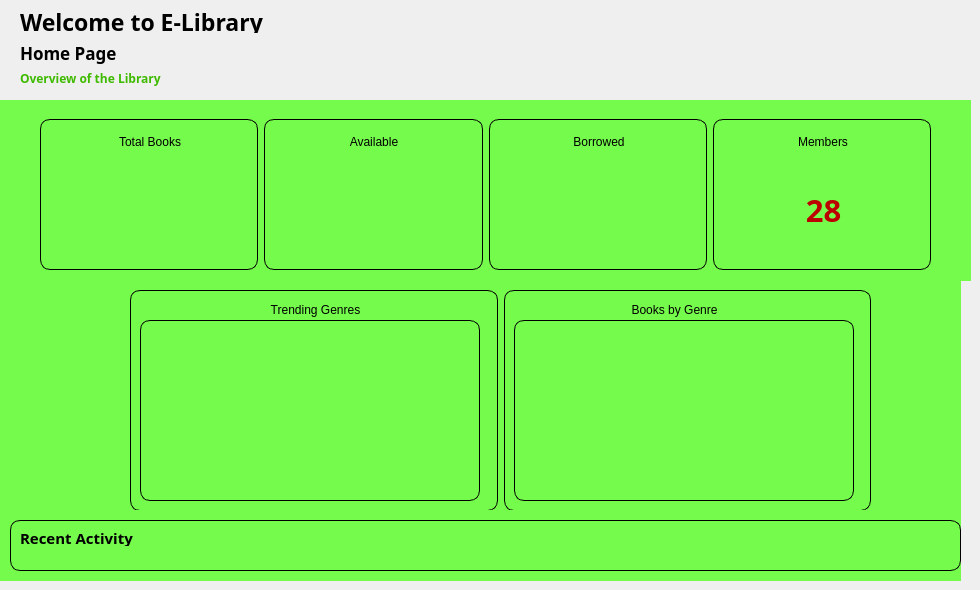
       <widget class="QWidget" name="dashboard_page1">
        <widget class="QLabel" name="label_10">
         <property name="geometry">
          <rect>
           <x>20</x>
           <y>10</y>
           <width>273</width>
           <height>23</height>
          </rect>
         </property>
         <property name="font">
          <font>
           <family>Sitka</family>
           <pointsize>17</pointsize>
           <bold>true</bold>
          </font>
         </property>
         <property name="text">
          <string>Welcome to E-Library </string>
         </property>
        </widget>
        <widget class="QLabel" name="label_11">
         <property name="geometry">
          <rect>
           <x>20</x>
           <y>40</y>
           <width>251</width>
           <height>25</height>
          </rect>
         </property>
         <property name="font">
          <font>
           <family>Sitka</family>
           <pointsize>13</pointsize>
           <bold>true</bold>
          </font>
         </property>
         <property name="text">
          <string>Home Page</string>
         </property>
        </widget>
        <widget class="QLabel" name="label_20">
         <property name="geometry">
          <rect>
           <x>20</x>
           <y>70</y>
           <width>261</width>
           <height>16</height>
          </rect>
         </property>
         <property name="font">
          <font>
           <family>Sitka</family>
           <bold>true</bold>
          </font>
         </property>
         <property name="styleSheet">
          <string notr="true">color: rgb(62, 186, 0);</string>
         </property>
         <property name="text">
          <string>Overview of the Library</string>
         </property>
        </widget>
        <widget class="QWidget" name="dasboard_overview_widget" native="true">
         <property name="geometry">
          <rect>
           <x>0</x>
           <y>100</y>
           <width>971</width>
           <height>181</height>
          </rect>
         </property>
         <property name="styleSheet">
          <string notr="true">QWidget{
	background-color: rgb(117, 251, 76);
}

QFrame {
	border: 1px solid rgb(0, 0, 0);
	border-radius: 10px;
}
QPushButton{
	font: bold 14pt &quot;sitka&quot;;
	border: none;
}
</string>
         </property>
         <widget class="QWidget" name="layoutWidget">
          <property name="geometry">
           <rect>
            <x>40</x>
            <y>19</y>
            <width>891</width>
            <height>151</height>
           </rect>
          </property>
          <layout class="QHBoxLayout" name="horizontalLayout_16">
           <item>
            <widget class="QFrame" name="total_books_frame">
             <property name="frameShape">
              <enum>QFrame::Shape::StyledPanel</enum>
             </property>
             <property name="frameShadow">
              <enum>QFrame::Shadow::Raised</enum>
             </property>
             <widget class="QPushButton" name="pushButton">
              <property name="geometry">
               <rect>
                <x>10</x>
                <y>10</y>
                <width>200</width>
                <height>26</height>
               </rect>
              </property>
              <property name="minimumSize">
               <size>
                <width>200</width>
                <height>0</height>
               </size>
              </property>
              <property name="text">
               <string>Total Books</string>
              </property>
              <property name="icon">
               <iconset resource="resources.qrc">
                <normaloff>:/icons/books_library_icon.svg</normaloff>:/icons/books_library_icon.svg</iconset>
              </property>
              <property name="iconSize">
               <size>
                <width>26</width>
                <height>26</height>
               </size>
              </property>
             </widget>
             <widget class="QLabel" name="total_books_label">
              <property name="geometry">
               <rect>
                <x>60</x>
                <y>60</y>
                <width>101</width>
                <height>61</height>
               </rect>
              </property>
              <property name="font">
               <font>
                <family>Goudy Old Style</family>
                <pointsize>23</pointsize>
                <bold>true</bold>
               </font>
              </property>
              <property name="styleSheet">
               <string notr="true">QLabel {
	color: rgb(188, 0, 0);
	 border:none;
}</string>
              </property>
              <property name="text">
               <string/>
              </property>
              <property name="alignment">
               <set>Qt::AlignmentFlag::AlignCenter</set>
              </property>
             </widget>
            </widget>
           </item>
           <item>
            <widget class="QFrame" name="available_frame">
             <property name="frameShape">
              <enum>QFrame::Shape::StyledPanel</enum>
             </property>
             <property name="frameShadow">
              <enum>QFrame::Shadow::Raised</enum>
             </property>
             <widget class="QPushButton" name="pushButton_2">
              <property name="geometry">
               <rect>
                <x>10</x>
                <y>10</y>
                <width>200</width>
                <height>26</height>
               </rect>
              </property>
              <property name="minimumSize">
               <size>
                <width>200</width>
                <height>0</height>
               </size>
              </property>
              <property name="maximumSize">
               <size>
                <width>200</width>
                <height>16777215</height>
               </size>
              </property>
              <property name="text">
               <string>Available</string>
              </property>
              <property name="icon">
               <iconset resource="resources.qrc">
                <normaloff>:/icons/check_icon.svg</normaloff>:/icons/check_icon.svg</iconset>
              </property>
              <property name="iconSize">
               <size>
                <width>26</width>
                <height>26</height>
               </size>
              </property>
             </widget>
             <widget class="QLabel" name="available_books_label">
              <property name="geometry">
               <rect>
                <x>60</x>
                <y>60</y>
                <width>101</width>
                <height>61</height>
               </rect>
              </property>
              <property name="font">
               <font>
                <family>Goudy Old Style</family>
                <pointsize>23</pointsize>
                <bold>true</bold>
               </font>
              </property>
              <property name="styleSheet">
               <string notr="true">QLabel {
	color: rgb(188, 0, 0);
	 border:none;
}</string>
              </property>
              <property name="text">
               <string/>
              </property>
              <property name="alignment">
               <set>Qt::AlignmentFlag::AlignCenter</set>
              </property>
             </widget>
            </widget>
           </item>
           <item>
            <widget class="QFrame" name="borrowed_frame">
             <property name="frameShape">
              <enum>QFrame::Shape::StyledPanel</enum>
             </property>
             <property name="frameShadow">
              <enum>QFrame::Shadow::Raised</enum>
             </property>
             <widget class="QPushButton" name="pushButton_3">
              <property name="geometry">
               <rect>
                <x>10</x>
                <y>10</y>
                <width>200</width>
                <height>26</height>
               </rect>
              </property>
              <property name="minimumSize">
               <size>
                <width>200</width>
                <height>0</height>
               </size>
              </property>
              <property name="maximumSize">
               <size>
                <width>200</width>
                <height>16777215</height>
               </size>
              </property>
              <property name="text">
               <string>Borrowed</string>
              </property>
              <property name="icon">
               <iconset resource="resources.qrc">
                <normaloff>:/icons/north_east_icon.svg</normaloff>:/icons/north_east_icon.svg</iconset>
              </property>
              <property name="iconSize">
               <size>
                <width>26</width>
                <height>26</height>
               </size>
              </property>
             </widget>
             <widget class="QLabel" name="borrowed_books_label">
              <property name="geometry">
               <rect>
                <x>60</x>
                <y>60</y>
                <width>101</width>
                <height>61</height>
               </rect>
              </property>
              <property name="font">
               <font>
                <family>Goudy Old Style</family>
                <pointsize>23</pointsize>
                <bold>true</bold>
               </font>
              </property>
              <property name="styleSheet">
               <string notr="true">QLabel {
	color: rgb(188, 0, 0);
	 border:none;
}</string>
              </property>
              <property name="text">
               <string/>
              </property>
              <property name="alignment">
               <set>Qt::AlignmentFlag::AlignCenter</set>
              </property>
             </widget>
            </widget>
           </item>
           <item>
            <widget class="QFrame" name="members_frame">
             <property name="frameShape">
              <enum>QFrame::Shape::StyledPanel</enum>
             </property>
             <property name="frameShadow">
              <enum>QFrame::Shadow::Raised</enum>
             </property>
             <widget class="QPushButton" name="pushButton_4">
              <property name="geometry">
               <rect>
                <x>10</x>
                <y>10</y>
                <width>200</width>
                <height>26</height>
               </rect>
              </property>
              <property name="minimumSize">
               <size>
                <width>200</width>
                <height>0</height>
               </size>
              </property>
              <property name="text">
               <string>Members</string>
              </property>
              <property name="icon">
               <iconset resource="resources.qrc">
                <normaloff>:/icons/members_icon.svg</normaloff>:/icons/members_icon.svg</iconset>
              </property>
              <property name="iconSize">
               <size>
                <width>26</width>
                <height>26</height>
               </size>
              </property>
             </widget>
             <widget class="QLabel" name="total_members_label">
              <property name="geometry">
               <rect>
                <x>60</x>
                <y>60</y>
                <width>101</width>
                <height>61</height>
               </rect>
              </property>
              <property name="font">
               <font>
                <family>Goudy Old Style</family>
                <pointsize>23</pointsize>
                <bold>true</bold>
               </font>
              </property>
              <property name="styleSheet">
               <string notr="true">QLabel {
	color: rgb(188, 0, 0);
	 border:none;
}</string>
              </property>
              <property name="text">
               <string>28</string>
              </property>
              <property name="alignment">
               <set>Qt::AlignmentFlag::AlignCenter</set>
              </property>
             </widget>
            </widget>
           </item>
          </layout>
         </widget>
        </widget>
        <widget class="QWidget" name="genre_dashboard_widget" native="true">
         <property name="geometry">
          <rect>
           <x>0</x>
           <y>280</y>
           <width>961</width>
           <height>231</height>
          </rect>
         </property>
         <property name="styleSheet">
          <string notr="true">QWidget{
	background-color: rgb(117, 251, 76);
}

QFrame {
	border: 1px solid rgb(0, 0, 0);
	border-radius: 10px;
}

QChartView {
	background: transparent;
	border: none;
} 

QLabel{
	font: bold 11pt &quot;Sitka&quot;;
	color: rgb(0,0,0);
	border: none;
}
</string>
         </property>
         <widget class="QWidget" name="layoutWidget">
          <property name="geometry">
           <rect>
            <x>130</x>
            <y>10</y>
            <width>741</width>
            <height>221</height>
           </rect>
          </property>
          <layout class="QHBoxLayout" name="horizontalLayout_17">
           <item>
            <widget class="QFrame" name="trending_genres_frame">
             <property name="frameShape">
              <enum>QFrame::Shape::StyledPanel</enum>
             </property>
             <property name="frameShadow">
              <enum>QFrame::Shadow::Raised</enum>
             </property>
             <widget class="QLabel" name="label_28">
              <property name="geometry">
               <rect>
                <x>100</x>
                <y>10</y>
                <width>171</width>
                <height>20</height>
               </rect>
              </property>
              <property name="text">
               <string>Trending Genres</string>
              </property>
              <property name="alignment">
               <set>Qt::AlignmentFlag::AlignCenter</set>
              </property>
             </widget>
             <widget class="QChartView" name="trending_genres_bar_chart">
              <property name="geometry">
               <rect>
                <x>10</x>
                <y>30</y>
                <width>340</width>
                <height>181</height>
               </rect>
              </property>
             </widget>
            </widget>
           </item>
           <item>
            <widget class="QFrame" name="books_by_genre_frame">
             <property name="frameShape">
              <enum>QFrame::Shape::StyledPanel</enum>
             </property>
             <property name="frameShadow">
              <enum>QFrame::Shadow::Raised</enum>
             </property>
             <widget class="QLabel" name="label_29">
              <property name="geometry">
               <rect>
                <x>100</x>
                <y>10</y>
                <width>141</width>
                <height>20</height>
               </rect>
              </property>
              <property name="text">
               <string>Books by Genre</string>
              </property>
              <property name="alignment">
               <set>Qt::AlignmentFlag::AlignCenter</set>
              </property>
             </widget>
             <widget class="QChartView" name="books_by_genre_piechart">
              <property name="geometry">
               <rect>
                <x>10</x>
                <y>30</y>
                <width>340</width>
                <height>181</height>
               </rect>
              </property>
             </widget>
            </widget>
           </item>
          </layout>
         </widget>
        </widget>
        <widget class="QWidget" name="recent_activity_widget" native="true">
         <property name="geometry">
          <rect>
           <x>-10</x>
           <y>510</y>
           <width>971</width>
           <height>71</height>
          </rect>
         </property>
         <property name="styleSheet">
          <string notr="true">QWidget{
	background-color: rgb(117, 251, 76);
}

QFrame {
	border: 1px solid rgb(0, 0, 0);
	border-radius: 10px;
}

QLabel{
	font: bold 11pt &quot;sitka&quot;;
	border: none;
}</string>
         </property>
         <widget class="QFrame" name="recent_activity_frame">
          <property name="geometry">
           <rect>
            <x>20</x>
            <y>10</y>
            <width>951</width>
            <height>51</height>
           </rect>
          </property>
          <property name="frameShape">
           <enum>QFrame::Shape::StyledPanel</enum>
          </property>
          <property name="frameShadow">
           <enum>QFrame::Shadow::Raised</enum>
          </property>
          <widget class="QLabel" name="label_30">
           <property name="geometry">
            <rect>
             <x>10</x>
             <y>10</y>
             <width>131</width>
             <height>16</height>
            </rect>
           </property>
           <property name="font">
            <font>
             <family>sitka</family>
             <pointsize>11</pointsize>
             <italic>false</italic>
             <bold>true</bold>
            </font>
           </property>
           <property name="text">
            <string>Recent Activity</string>
           </property>
          </widget>
         </widget>
        </widget>
       </widget>
